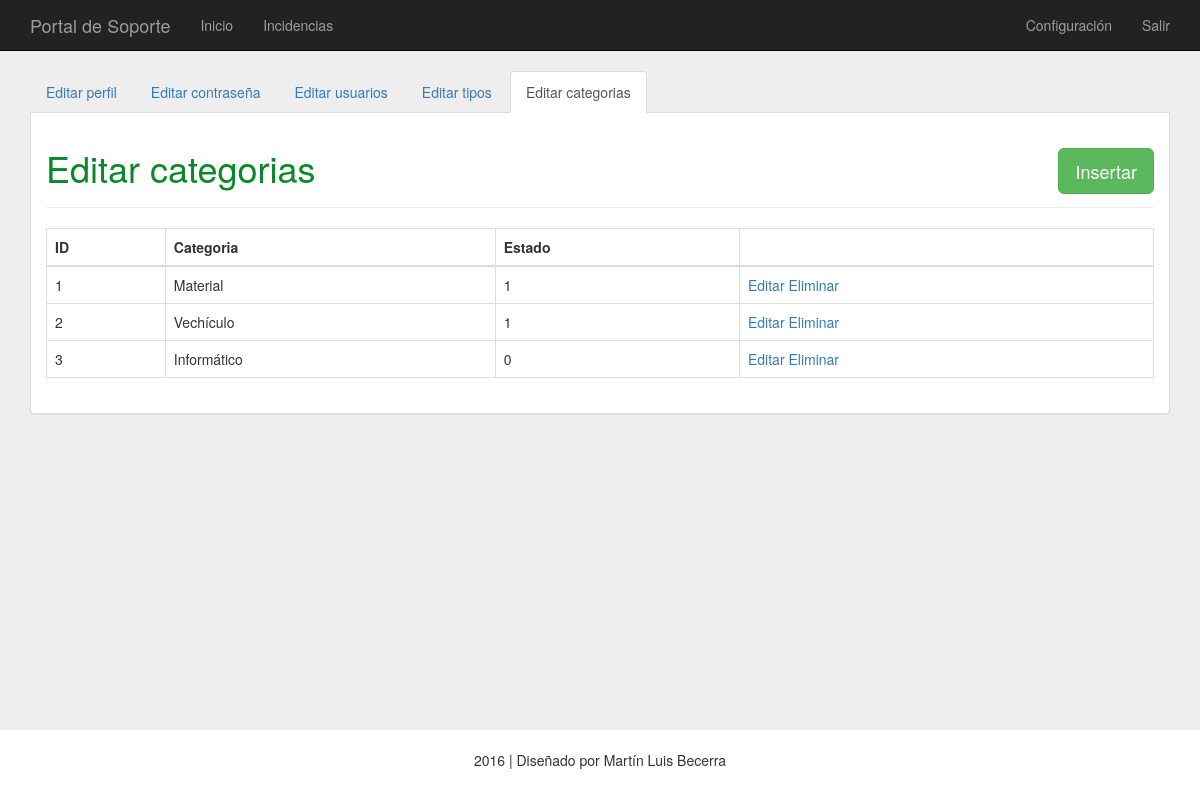
Screenshot of /proyecto/configuracion/index.php?opcion=categorias (signed in) with the database file from the repository.
### tables this page shows
CREATE TABLE `opciones` (
  `id` int(11) NOT NULL,
  `opcion` varchar(255) NOT NULL,
  `titulo` varchar(255) NOT NULL,
  `menu` int(11) NOT NULL,
  PRIMARY KEY (`id`,`opcion`),
  CONSTRAINT `idSeccion` FOREIGN KEY (`id`) REFERENCES `secciones` (`id`)
);

CREATE TABLE `categorias` (
  `id` int(11) NOT NULL AUTO_INCREMENT,
  `categoria` varchar(255) NOT NULL,
  `estado` int(11) NOT NULL,
  PRIMARY KEY (`id`)
);

### proyecto/conf/permiso.php (called while the page is built, shortened)
<?php
	if(isset($_SESSION['id'])){
		$id = $_SESSION['id'];
		$sql = "SELECT * FROM permisos WHERE id=:id";
		$resultado = $conn->prepare($sql);
		$resultado->bindValue(':id', $id);
		$resultado->execute();
		$registro = $resultado->fetch();
		if ($registro) {
			$editar = $registro['editar'];
			$eliminar = $registro['editar'];
			$configurar = $registro['configurar'];
		}
	}
?>

### proyecto/conf/seccion.php (called while the page is built, shortened)
<?php
	$seccion = basename(parse_url(getcwd(), PHP_URL_PATH));
	$sql = "SELECT * FROM secciones WHERE seccion=:seccion";
	$resultado = $conn->prepare($sql);
	$resultado->bindValue(':seccion', $seccion);
	$resultado->execute();
	$registro = $resultado->fetch();
	if ($registro) {
		$id = $registro['id'];
		if(isset($_GET['opcion'])){
			$sql = "SELECT * FROM opciones WHERE id=:id and opcion=:opcion";
			$resultado = $conn->prepare($sql);
			$resultado->bindValue(':id', $id);
			$resultado->bindValue(':opcion', $_GET['opcion']);
			$resultado->execute();
			$registro = $resultado->fetch();
			if ($registro) {
				$titulo_principal = $registro['titulo'];
			}
		}
	}
?>

### proyecto/configuracion/bd/categorias.php (called while the page is built, shortened)
<?php
	require('../conf/conexion.php');
	$sql = "SELECT * FROM categorias";
	$resultado = $conn->prepare($sql);
	$resultado->execute();
?>

### proyecto/configuracion/mod/categorias.php (the view, shortened to what this page needs)
<?php if($configurar == 1): ?>
	<div class="container">
		<div class="panel panel-default configuracion">
			<div class="panel-body">
				<div class="titulo">
					<h1><?php echo $titulo_principal ?></h1>
					<a href="index.php?opcion=insertarCategoria" class="btn btn-lg btn-success insertar" role="button">Insertar</a>
				</div>
				<div class="table-responsive">
					<table class="table table-bordered">
						<thead>
						<tr>
							<th>ID</th>
							<th>Categoria</th>
							<th>Estado</th>
							<th></th>
						</tr>
						</thead>
						<tbody>
						<?php while ($registro = $resultado->fetch()): ?>
						<tr>
						<td><?php echo $registro['id']; ?></td>
						<td><?php echo $registro['categoria']; ?></td>
						<td><?php echo $registro['estado']; ?></td>
						<td><?php if($editar == 1 or $configurar == 1) { echo '<a href="index.php?opcion=editarCategoria&id=' .$registro['id']. '">Editar</a> ';} ?> <?php if($eliminar == 1 or $configurar == 1) { echo '<a href="#" data-toggle="modal" data-target="#eliminarModalCategoria" onClick="eliminarModalCategoria('.$registro['id'].')">Eliminar</a>'; } ?></td>
						</tr>
						<?php endwhile; ?>
						</tbody>
					</table>
				</div>
			</div>
		</div>
	</div>
<?php else: header('location: error.php');  endif; ?>

### proyecto/css/general.css (style rules this page uses)
html { position: relative; min-height: 100%; }
body { background-color: #EEEEEE; margin-bottom: 60px; }
.titulo { color: #088A29; margin-bottom: 20px; padding-bottom: 9px; border-bottom: 1px solid #EEEEEE; }
.configuracion { border: 1px solid #ddd; border-top: 0px; border-radius: 0px 0px 4px 4px; }
.panel { margin-bottom: 5%; }

### proyecto/css/configuracion.css (style rules this page uses)
.insertar { float: right; margin-top: -50px; }

### rows the page displays
opciones: titulo "Editar categorias"
categorias: id "1", categoria "Material", estado "1"
categorias: id "2", categoria "Vechículo", estado "1"
categorias: id "3", categoria "Informático", estado "0"
